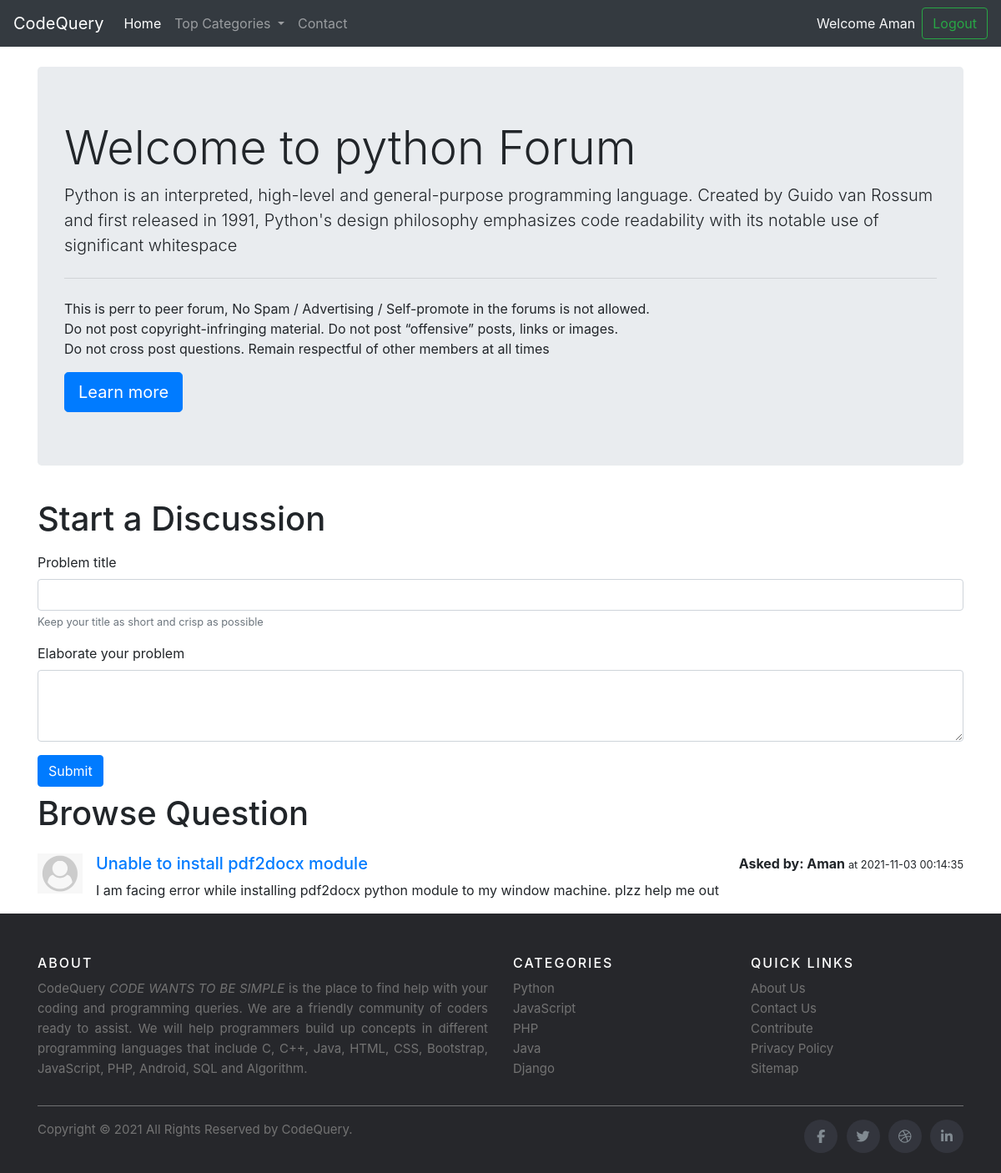
The page /threadlist.php?catid=1 (signed in) on the database its author committed.
### tables this page shows
CREATE TABLE `categories` (
  `category_id` int(11) NOT NULL,
  `category_name` varchar(50) NOT NULL,
  `category_description` text NOT NULL,
  `created` datetime NOT NULL DEFAULT current_timestamp()
);

CREATE TABLE `threads` (
  `thread_id` int(7) NOT NULL,
  `thread_title` varchar(255) NOT NULL,
  `thread_desc` text NOT NULL,
  `thread_cat_id` int(7) NOT NULL,
  `thread_user_id` int(7) NOT NULL,
  `timestamp` datetime NOT NULL DEFAULT current_timestamp()
);

CREATE TABLE `users` (
  `sno` int(8) NOT NULL,
  `user_name` varchar(30) NOT NULL,
  `user_pass` varchar(255) NOT NULL,
  `timestamp` datetime NOT NULL DEFAULT current_timestamp()
);

### threadlist.php (the view, shortened to what this page needs)
<!doctype html>
<html lang="en">
<head>
    <link rel="stylesheet" href="https://stackpath.bootstrapcdn.com/bootstrap/4.5.0/css/bootstrap.min.css"
>
</head>
<body>
    <?php include 'partials\_dbconnect.php'; ?>
    <?php include 'partials\_header.php'; ?>
    <?php
    $id = $_GET['catid'];
    $sql = "SELECT * FROM `categories` WHERE category_id=$id";
    $result = mysqli_query($conn, $sql);
    while($row = mysqli_fetch_assoc($result)){
      $catname = $row['category_name'];
      $catdesc = $row['category_description'];
    }
    ?>
    <div class="container my-4">
        <div class="jumbotron">
            <h1 class="display-4">Welcome to <?php  echo $catname; ?> Forum</h1>
            <p class="lead"><?php  echo $catdesc; ?> </p>
            <hr class="my-4">
            <p>This is perr to peer forum,
                No Spam / Advertising / Self-promote in the forums is not allowed.
                <br>
                Do not post copyright-infringing material.
                Do not post “offensive” posts, links or images.<br>
                Do not cross post questions.
                Remain respectful of other members at all times
            </p>
            <a class="btn btn-primary btn-lg" href="#" role="button">Learn more</a>
        </div>
    </div>
    <?php
    if(isset($_SESSION['loggedin']) && $_SESSION['loggedin']==true){
        echo '<div class="container">
            <form action="'.$_SERVER["REQUEST_URI"].'" method="post">
        <h1 class="py-2">Start a Discussion</h1>
        <div class="form-group">
            <label for="exampleInputEmail1">Problem title</label>
            <input type="text" class="form-control" id="title" name="title" aria-describedby="emailHelp">
            <small id="emailHelp" class="form-text text-muted">Keep your title as short and crisp as
                possible</small>
            <input type="hidden" name="sno" value="'.$_SESSION["sno"].'">
        </div>
        <div class="form-group">
            <label for="exampleFormControlTextarea1">Elaborate your problem</label>
            <textarea class="form-control" name="desc" id="desc" rows="3"></textarea>
        </div>
        <button type="submit" class="btn btn-primary">Submit</button>
        </form>
        </div>';
    }
    else{
        echo '<div class="container">
        <h1 class="py-2">Start a Discussion</h1>
        <p class="lead">
        You are not logged in. Please Login to be able to start a Discussion</p></div>';
    }
    ?>
    <div class="container" id="ques">
        <h1 class="py-2">Browse Question</h1>
        <?php
        $id = $_GET['catid'];
        $sql = "SELECT * FROM `threads` WHERE thread_cat_id=$id";
        $result = mysqli_query($conn, $sql);
        while($row = mysqli_fetch_assoc($result)){
        $id = $row['thread_id'];
        $title = $row['thread_title'];
        $desc = $row['thread_desc'];
        $thread_time = $row['timestamp'];
        $thread_user_id = $row['thread_user_id'];
        $sql2 ="SELECT * FROM `users` WHERE sno=$thread_user_id";
        $result2 = mysqli_query($conn, $sql2);
        $row2 = mysqli_fetch_assoc($result2);
        echo '<div class="media my-3">
                <img src="img/userdefault.png" width="54px" class="mr-3" alt="...">
                <div class="media-body">
                    <h5 class="mt-0"><a href="thread.php?threadid='.$id.'">'.$title.'</a></h5>
                    '.$desc.'
                </div>
                <p class="font-weight-bold my-0">Asked by: '.$row2['user_name'].' <small> at '.$thread_time.'</small> </p>
                </div>';
        }
        ?>
    </div>
    <?php include 'partials\_footer.php'; ?>
</body>
</html>

### rows shown on the page
categories: category_name "python", category_description "Python is an interpreted, high-level and general-purpose programming language. Created by Guido van Rossum and first released in 1991, Python's design philosophy emphasizes code readability with its notable use of significant whitespace"
threads: thread_title "Unable to install pdf2docx module", thread_desc "I am facing error while installing pdf2docx python module to my window machine. plzz help me out", users.user_name "Aman", timestamp "2021-11-03 00:14:35"

### other values the page prints
$_SESSION['useremail'] "Aman"
